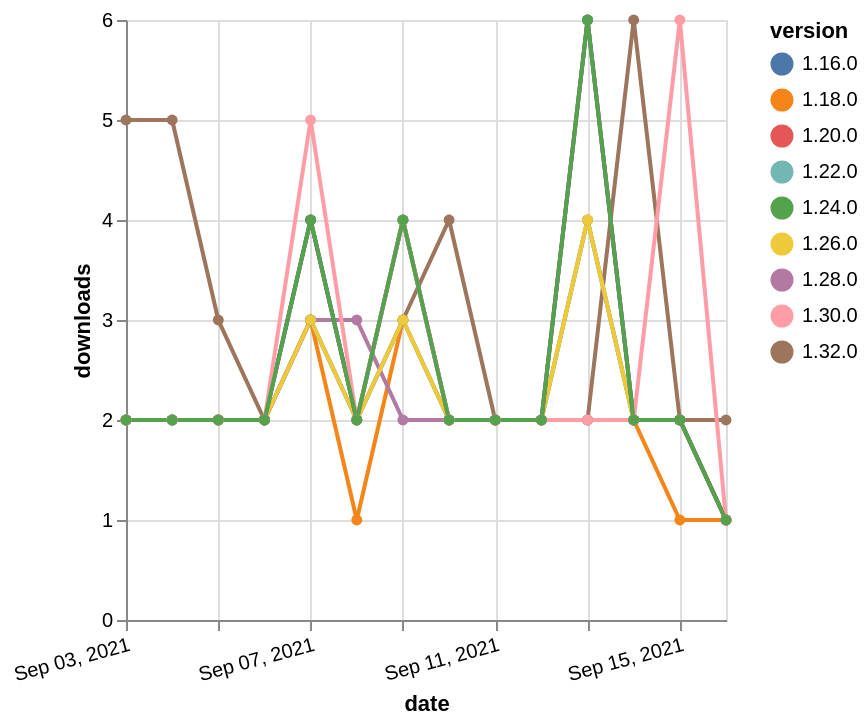

Specify this chart in Vega-Lite:
### Vega-Lite specification from a JSON file in a GitHub repository (floating-point values rounded to 4 significant figures)
{"$schema": "https://vega.github.io/schema/vega-lite/v5.json", "description": "A simple bar chart with embedded data.", "data": {"values": [{"date": "2021-09-03", "total": 2605, "delta": 2, "version": "1.18.0"}, {"date": "2021-09-04", "total": 2607, "delta": 2, "version": "1.18.0"}, {"date": "2021-09-05", "total": 2609, "delta": 2, "version": "1.18.0"}, {"date": "2021-09-06", "total": 2611, "delta": 2, "version": "1.18.0"}, {"date": "2021-09-07", "total": 2614, "delta": 3, "version": "1.18.0"}, {"date": "2021-09-08", "total": 2615, "delta": 1, "version": "1.18.0"}, {"date": "2021-09-09", "total": 2618, "delta": 3, "version": "1.18.0"}, {"date": "2021-09-10", "total": 2620, "delta": 2, "version": "1.18.0"}, {"date": "2021-09-11", "total": 2622, "delta": 2, "version": "1.18.0"}, {"date": "2021-09-12", "total": 2624, "delta": 2, "version": "1.18.0"}, {"date": "2021-09-13", "total": 2628, "delta": 4, "version": "1.18.0"}, {"date": "2021-09-14", "total": 2630, "delta": 2, "version": "1.18.0"}, {"date": "2021-09-15", "total": 2631, "delta": 1, "version": "1.18.0"}, {"date": "2021-09-16", "total": 2632, "delta": 1, "version": "1.18.0"}, {"date": "2021-09-03", "total": 255, "delta": 5, "version": "1.32.0"}, {"date": "2021-09-04", "total": 260, "delta": 5, "version": "1.32.0"}, {"date": "2021-09-05", "total": 263, "delta": 3, "version": "1.32.0"}, {"date": "2021-09-06", "total": 265, "delta": 2, "version": "1.32.0"}, {"date": "2021-09-07", "total": 268, "delta": 3, "version": "1.32.0"}, {"date": "2021-09-08", "total": 270, "delta": 2, "version": "1.32.0"}, {"date": "2021-09-09", "total": 273, "delta": 3, "version": "1.32.0"}, {"date": "2021-09-10", "total": 277, "delta": 4, "version": "1.32.0"}, {"date": "2021-09-11", "total": 279, "delta": 2, "version": "1.32.0"}, {"date": "2021-09-12", "total": 281, "delta": 2, "version": "1.32.0"}, {"date": "2021-09-13", "total": 283, "delta": 2, "version": "1.32.0"}, {"date": "2021-09-14", "total": 289, "delta": 6, "version": "1.32.0"}, {"date": "2021-09-15", "total": 291, "delta": 2, "version": "1.32.0"}, {"date": "2021-09-16", "total": 293, "delta": 2, "version": "1.32.0"}, {"date": "2021-09-03", "total": 2137, "delta": 2, "version": "1.22.0"}, {"date": "2021-09-04", "total": 2139, "delta": 2, "version": "1.22.0"}, {"date": "2021-09-05", "total": 2141, "delta": 2, "version": "1.22.0"}, {"date": "2021-09-06", "total": 2143, "delta": 2, "version": "1.22.0"}, {"date": "2021-09-07", "total": 2146, "delta": 3, "version": "1.22.0"}, {"date": "2021-09-08", "total": 2148, "delta": 2, "version": "1.22.0"}, {"date": "2021-09-09", "total": 2151, "delta": 3, "version": "1.22.0"}, {"date": "2021-09-10", "total": 2153, "delta": 2, "version": "1.22.0"}, {"date": "2021-09-11", "total": 2155, "delta": 2, "version": "1.22.0"}, {"date": "2021-09-12", "total": 2157, "delta": 2, "version": "1.22.0"}, {"date": "2021-09-13", "total": 2161, "delta": 4, "version": "1.22.0"}, {"date": "2021-09-14", "total": 2163, "delta": 2, "version": "1.22.0"}, {"date": "2021-09-15", "total": 2165, "delta": 2, "version": "1.22.0"}, {"date": "2021-09-16", "total": 2166, "delta": 1, "version": "1.22.0"}, {"date": "2021-09-03", "total": 1006, "delta": 2, "version": "1.28.0"}, {"date": "2021-09-04", "total": 1008, "delta": 2, "version": "1.28.0"}, {"date": "2021-09-05", "total": 1010, "delta": 2, "version": "1.28.0"}, {"date": "2021-09-06", "total": 1012, "delta": 2, "version": "1.28.0"}, {"date": "2021-09-07", "total": 1015, "delta": 3, "version": "1.28.0"}, {"date": "2021-09-08", "total": 1018, "delta": 3, "version": "1.28.0"}, {"date": "2021-09-09", "total": 1020, "delta": 2, "version": "1.28.0"}, {"date": "2021-09-10", "total": 1022, "delta": 2, "version": "1.28.0"}, {"date": "2021-09-11", "total": 1024, "delta": 2, "version": "1.28.0"}, {"date": "2021-09-12", "total": 1026, "delta": 2, "version": "1.28.0"}, {"date": "2021-09-13", "total": 1028, "delta": 2, "version": "1.28.0"}, {"date": "2021-09-14", "total": 1030, "delta": 2, "version": "1.28.0"}, {"date": "2021-09-15", "total": 1032, "delta": 2, "version": "1.28.0"}, {"date": "2021-09-16", "total": 1033, "delta": 1, "version": "1.28.0"}, {"date": "2021-09-03", "total": 1505, "delta": 2, "version": "1.26.0"}, {"date": "2021-09-04", "total": 1507, "delta": 2, "version": "1.26.0"}, {"date": "2021-09-05", "total": 1509, "delta": 2, "version": "1.26.0"}, {"date": "2021-09-06", "total": 1511, "delta": 2, "version": "1.26.0"}, {"date": "2021-09-07", "total": 1514, "delta": 3, "version": "1.26.0"}, {"date": "2021-09-08", "total": 1516, "delta": 2, "version": "1.26.0"}, {"date": "2021-09-09", "total": 1519, "delta": 3, "version": "1.26.0"}, {"date": "2021-09-10", "total": 1521, "delta": 2, "version": "1.26.0"}, {"date": "2021-09-11", "total": 1523, "delta": 2, "version": "1.26.0"}, {"date": "2021-09-12", "total": 1525, "delta": 2, "version": "1.26.0"}, {"date": "2021-09-13", "total": 1529, "delta": 4, "version": "1.26.0"}, {"date": "2021-09-14", "total": 1531, "delta": 2, "version": "1.26.0"}, {"date": "2021-09-15", "total": 1533, "delta": 2, "version": "1.26.0"}, {"date": "2021-09-16", "total": 1534, "delta": 1, "version": "1.26.0"}, {"date": "2021-09-03", "total": 2585, "delta": 2, "version": "1.20.0"}, {"date": "2021-09-04", "total": 2587, "delta": 2, "version": "1.20.0"}, {"date": "2021-09-05", "total": 2589, "delta": 2, "version": "1.20.0"}, {"date": "2021-09-06", "total": 2591, "delta": 2, "version": "1.20.0"}, {"date": "2021-09-07", "total": 2595, "delta": 4, "version": "1.20.0"}, {"date": "2021-09-08", "total": 2597, "delta": 2, "version": "1.20.0"}, {"date": "2021-09-09", "total": 2601, "delta": 4, "version": "1.20.0"}, {"date": "2021-09-10", "total": 2603, "delta": 2, "version": "1.20.0"}, {"date": "2021-09-11", "total": 2605, "delta": 2, "version": "1.20.0"}, {"date": "2021-09-12", "total": 2607, "delta": 2, "version": "1.20.0"}, {"date": "2021-09-13", "total": 2613, "delta": 6, "version": "1.20.0"}, {"date": "2021-09-14", "total": 2615, "delta": 2, "version": "1.20.0"}, {"date": "2021-09-15", "total": 2617, "delta": 2, "version": "1.20.0"}, {"date": "2021-09-16", "total": 2618, "delta": 1, "version": "1.20.0"}, {"date": "2021-09-03", "total": 3094, "delta": 2, "version": "1.16.0"}, {"date": "2021-09-04", "total": 3096, "delta": 2, "version": "1.16.0"}, {"date": "2021-09-05", "total": 3098, "delta": 2, "version": "1.16.0"}, {"date": "2021-09-06", "total": 3100, "delta": 2, "version": "1.16.0"}, {"date": "2021-09-07", "total": 3104, "delta": 4, "version": "1.16.0"}, {"date": "2021-09-08", "total": 3106, "delta": 2, "version": "1.16.0"}, {"date": "2021-09-09", "total": 3110, "delta": 4, "version": "1.16.0"}, {"date": "2021-09-10", "total": 3112, "delta": 2, "version": "1.16.0"}, {"date": "2021-09-11", "total": 3114, "delta": 2, "version": "1.16.0"}, {"date": "2021-09-12", "total": 3116, "delta": 2, "version": "1.16.0"}, {"date": "2021-09-13", "total": 3122, "delta": 6, "version": "1.16.0"}, {"date": "2021-09-14", "total": 3124, "delta": 2, "version": "1.16.0"}, {"date": "2021-09-15", "total": 3126, "delta": 2, "version": "1.16.0"}, {"date": "2021-09-16", "total": 3127, "delta": 1, "version": "1.16.0"}, {"date": "2021-09-03", "total": 804, "delta": 2, "version": "1.30.0"}, {"date": "2021-09-04", "total": 806, "delta": 2, "version": "1.30.0"}, {"date": "2021-09-05", "total": 808, "delta": 2, "version": "1.30.0"}, {"date": "2021-09-06", "total": 810, "delta": 2, "version": "1.30.0"}, {"date": "2021-09-07", "total": 815, "delta": 5, "version": "1.30.0"}, {"date": "2021-09-08", "total": 817, "delta": 2, "version": "1.30.0"}, {"date": "2021-09-09", "total": 821, "delta": 4, "version": "1.30.0"}, {"date": "2021-09-10", "total": 823, "delta": 2, "version": "1.30.0"}, {"date": "2021-09-11", "total": 825, "delta": 2, "version": "1.30.0"}, {"date": "2021-09-12", "total": 827, "delta": 2, "version": "1.30.0"}, {"date": "2021-09-13", "total": 829, "delta": 2, "version": "1.30.0"}, {"date": "2021-09-14", "total": 831, "delta": 2, "version": "1.30.0"}, {"date": "2021-09-15", "total": 837, "delta": 6, "version": "1.30.0"}, {"date": "2021-09-16", "total": 838, "delta": 1, "version": "1.30.0"}, {"date": "2021-09-03", "total": 2042, "delta": 2, "version": "1.24.0"}, {"date": "2021-09-04", "total": 2044, "delta": 2, "version": "1.24.0"}, {"date": "2021-09-05", "total": 2046, "delta": 2, "version": "1.24.0"}, {"date": "2021-09-06", "total": 2048, "delta": 2, "version": "1.24.0"}, {"date": "2021-09-07", "total": 2052, "delta": 4, "version": "1.24.0"}, {"date": "2021-09-08", "total": 2054, "delta": 2, "version": "1.24.0"}, {"date": "2021-09-09", "total": 2058, "delta": 4, "version": "1.24.0"}, {"date": "2021-09-10", "total": 2060, "delta": 2, "version": "1.24.0"}, {"date": "2021-09-11", "total": 2062, "delta": 2, "version": "1.24.0"}, {"date": "2021-09-12", "total": 2064, "delta": 2, "version": "1.24.0"}, {"date": "2021-09-13", "total": 2070, "delta": 6, "version": "1.24.0"}, {"date": "2021-09-14", "total": 2072, "delta": 2, "version": "1.24.0"}, {"date": "2021-09-15", "total": 2074, "delta": 2, "version": "1.24.0"}, {"date": "2021-09-16", "total": 2075, "delta": 1, "version": "1.24.0"}]}, "width": "container", "mark": {"type": "line", "point": {"filled": true}}, "encoding": {"x": {"field": "date", "type": "temporal", "timeUnit": "yearmonthdate", "title": "date", "axis": {"labelAngle": -15}}, "y": {"field": "delta", "type": "quantitative", "title": "downloads"}, "color": {"field": "version", "type": "nominal"}, "tooltip": {"field": "delta"}}}
